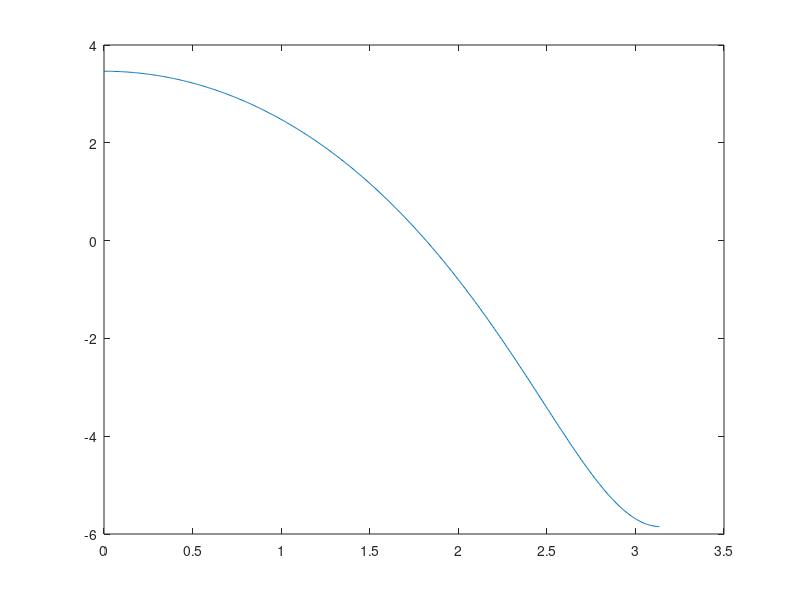

This figure's MATLAB source:
close all;
clear all;

x = [1.0 0.49]
%x = [0.751962, 0.0631137] % pretty much the same
%x = [0.112189, -0.898336] % high pass

[H W] = freqz(x);
figure
plot(W, 20*log10(abs(H)));

%{
figure
zplane(x)
%}
